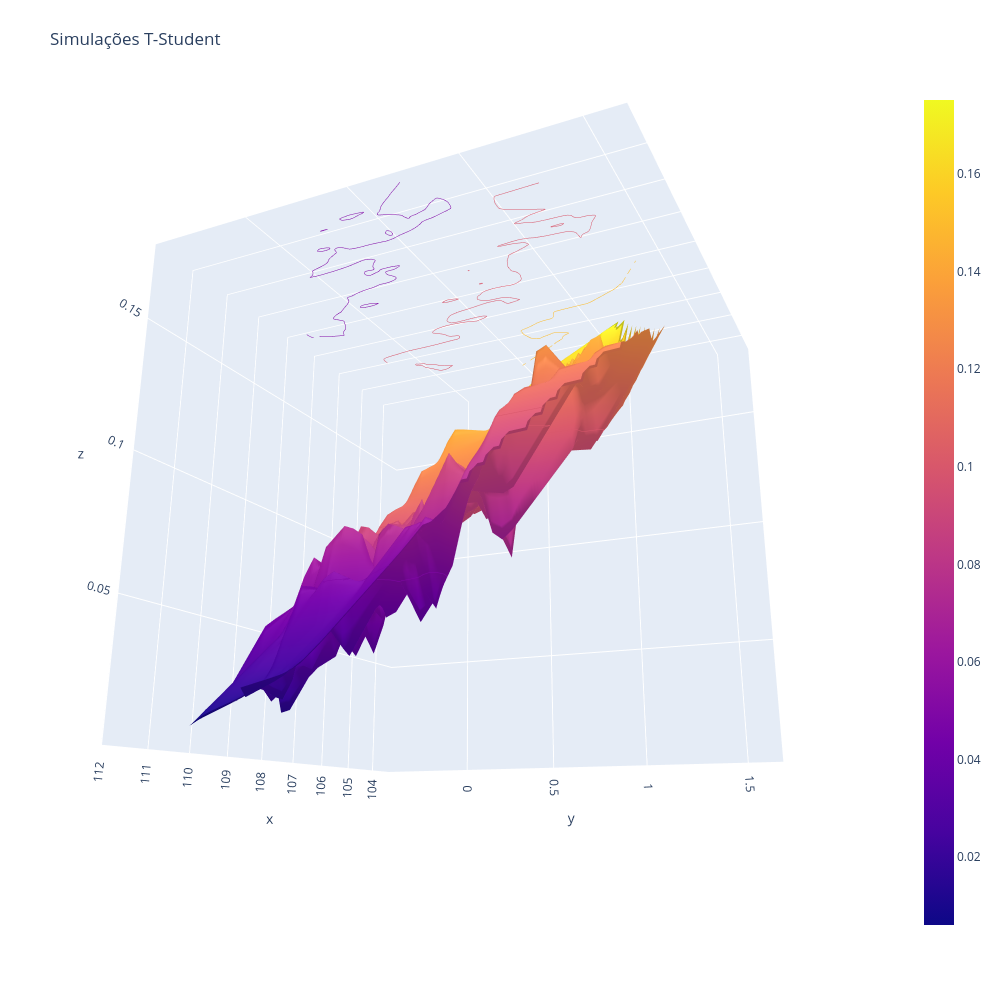

The notebook cell saved with this chart:
### Code cell
# plotando simulações em t sem choque 
plot_surface(df_plot_t['IBC-Br'], df_plot_t['BETA'],t_results[0], 'Simulações T-Student' )

### Figure 1 — Plotly figure (JSON) as saved in the notebook; plotly's stock layout.template omitted (floating-point values rounded to 4 significant figures; data arrays with more than 128 entries replaced by an {"elided": "..."} marker saying what was removed)
{"data": [{"contours": {"z": {"highlightcolor": "limegreen", "project": {"z": true}, "show": true, "usecolormap": true}}, "type": "surface", "x": {"elided": "50x50 float values"}, "y": {"elided": "50x50 float values"}, "z": {"elided": "50x50 float values"}}], "layout": {"autosize": false, "height": 1000, "margin": {"b": 65, "l": 65, "r": 50, "t": 90}, "scene": {"camera": {"eye": {"x": 1.87, "y": 0.88, "z": -0.64}}}, "title": {"text": "Simulações T-Student"}, "width": 1000}}
